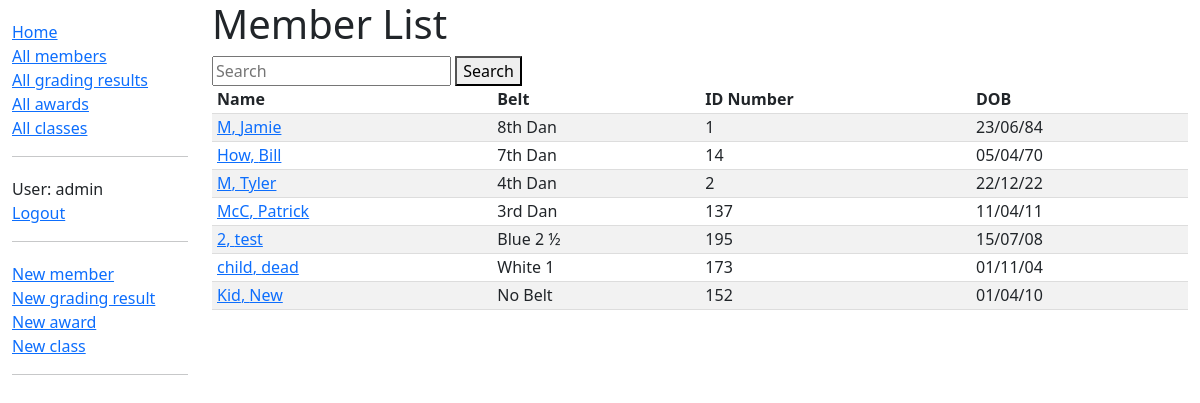
Page /dashboard/members/ (signed in) on the committed database.
### dashboard/models.py (models this page shows, shortened)
class Member(models.Model):
    first_name = models.CharField(max_length=50)
    last_name = models.CharField(max_length=50)
    idnumber = models.SmallIntegerField(verbose_name="ID Number")
    address_line_1 = models.CharField(max_length=200, help_text="Street Number and Name", blank=True)
    address_line_2 = models.CharField(max_length=200, help_text="Suburb", blank=True)
    address_line_3 = models.CharField(max_length=4, help_text="Postcode", blank=True)
    date_of_birth = models.DateField()
    belt = models.CharField(max_length=50, choices=BELT_CHOICES, blank=True)
    email = models.EmailField()
    phone = models.CharField(max_length=100)
    team_leader_instructor = models.CharField(max_length=2, choices=TL_INST_RANKS, blank=True, verbose_name="Team Leader/Instructor")
    active = models.BooleanField(default=True)
    class Meta:
        ordering = ['-belt','idnumber']
    def get_absolute_url(self):
        return reverse('member-detail', args=[str(self.id)])

### dashboard/views.py (the view)
# urls.py: path('members/', views.MemberListView.as_view(), name='members'),
class MemberListView(LoginRequiredMixin, generic.ListView):
    model = Member
    paginate_by = 15
    def get_queryset(self):
        query = self.request.GET.get('q')
        if query:
            return Member.objects.filter(Q(first_name__icontains=query) | Q(last_name__icontains=query) | Q(idnumber__icontains=query) | Q(email__icontains=query) | Q(phone__iexact=query))
        else:
            return Member.objects.all()

### dashboard/templates/dashboard/member_list.html
{% extends "base_generic.html" %}
{% block content %}
<h1>Member List</h1>
<form method="get">
  <input type="text" name="q" placeholder="Search">
  <button type="submit">Search</button>
</form>
  {% if member_list %}
  <table style="width: 100%;">
    <tr>
      <th>Name</th>
      <th>Belt</th>
      <th>ID Number</th>
      <th>DOB</th>
    </tr>
    {% for member in member_list %}
      <tr class="content">
        <td><a href="{{ member.get_absolute_url }}">{{ member.last_name }}, {{ member.first_name }}</a></td>
        <td>{% if member.belt %}{{ member.get_belt_display }}{% else %}No Belt{% endif %}</td>
        <td>{{ member.idnumber }}</td>
        <td>{% if member.date_of_birth %}{{ member.date_of_birth|date:"d/m/y" }}{% endif %}</td>
      </tr>
    {% endfor %}
  </table>
  {% else %}
    <p>There are no members.</p>
  {% endif %}
{% endblock %}

### dashboard/templates/base_generic.html (shortened to what this page needs)
<!DOCTYPE html>
<html lang="en">
<head>
  <link href="https://cdn.jsdelivr.net/npm/bootstrap@5.1.3/dist/css/bootstrap.min.css" rel="stylesheet">
  {% load static %}
  <link rel="stylesheet" href="{% static 'css/styles.css' %}">
</head>
<body>
  <div class="container-fluid">
    <div class="row">
      <div class="col-sm-2">
      {% block sidebar %}
        <ul class="sidebar-nav">
          <li><a href="{% url 'index' %}">Home</a></li>
          <li><a href="{% url 'members' %}">All members</a></li>
          <li><a href="{% url 'gradingresults' %}">All grading results</a></li>
          <li><a href="{% url 'awards' %}">All awards</a></li>
          <li><a href="{% url 'classes' %}">All classes</a></li>
        </ul>
        <hr>
        <ul class="sidebar-nav">
        {% if user.is_authenticated %}
            <li>User: {{ user.get_username }}</li>
            <li><a href="{% url 'logout' %}?next={{ request.path }}">Logout</a></li>
          </ul>
          <hr>
          <ul class="sidebar-nav">
            <li><a href="{% url 'add-member' %}">New member</a></li>
            <li><a href="{% url 'add-grading-result' %}">New grading result</a></li>
            <li><a href="{% url 'add-award' %}">New award</a></li>
            <li><a href="{% url 'add-class' %}">New class</a></li>
          </ul>
        {% else %}
          <li><a href="{% url 'login' %}?next={{ request.path }}">Login</a></li>
        {% endif %}
        <hr>
     {% endblock %}
      </div>
      <div class="col-sm-10 ">{% block content %}{% endblock %}
      </div>
    </div>
  </div>
</body>
</html>

### dashboard/static/css/styles.css (style rules this page uses)
.sidebar-nav { margin-top: 20px; padding: 0; list-style: none; }
th, td { border-bottom: 1px solid #ddd; text-align: left; padding-right: 15px; padding-left: 5px; padding-bottom: 2px; }
tr:nth-child(even) { background-color: #f2f2f2; }

### rows in the picture
Member: last_name "M", first_name "Jamie", belt "8th Dan", idnumber "1", date_of_birth "23/06/84"
Member: last_name "How", first_name "Bill", belt "7th Dan", idnumber "14", date_of_birth "05/04/70"
Member: last_name "M", first_name "Tyler", belt "4th Dan", idnumber "2", date_of_birth "22/12/22"
Member: last_name "McC", first_name "Patrick", belt "3rd Dan", idnumber "137", date_of_birth "11/04/11"
Member: last_name "2", first_name "test", belt "Blue 2 ½", idnumber "195", date_of_birth "15/07/08"
Member: last_name "child", first_name "dead", belt "White 1", idnumber "173", date_of_birth "01/11/04"
Member: last_name "Kid", first_name "New", belt "No Belt", idnumber "152", date_of_birth "01/04/10"

### other values in the picture
{{ user.get_username }} "admin"
